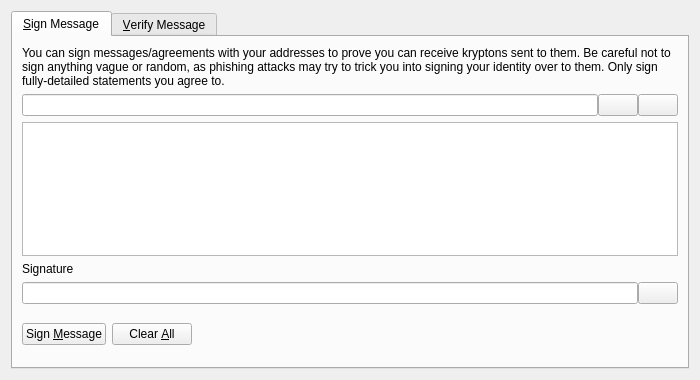
<?xml version="1.0" encoding="UTF-8"?>
<ui version="4.0">
 <class>SignVerifyMessageDialog</class>
 <widget class="QDialog" name="SignVerifyMessageDialog">
  <property name="geometry">
   <rect>
    <x>0</x>
    <y>0</y>
    <width>700</width>
    <height>380</height>
   </rect>
  </property>
  <property name="windowTitle">
   <string>Signatures - Sign / Verify a Message</string>
  </property>
  <property name="modal">
   <bool>true</bool>
  </property>
  <layout class="QVBoxLayout" name="verticalLayout">
   <item>
    <widget class="QTabWidget" name="tabWidget">
     <property name="currentIndex">
      <number>0</number>
     </property>
     <widget class="QWidget" name="tabSignMessage">
      <attribute name="title">
       <string>&amp;Sign Message</string>
      </attribute>
      <layout class="QVBoxLayout" name="verticalLayout_SM">
       <item>
        <widget class="QLabel" name="infoLabel_SM">
         <property name="text">
          <string>You can sign messages/agreements with your addresses to prove you can receive kryptons sent to them. Be careful not to sign anything vague or random, as phishing attacks may try to trick you into signing your identity over to them. Only sign fully-detailed statements you agree to.</string>
         </property>
         <property name="textFormat">
          <enum>Qt::PlainText</enum>
         </property>
         <property name="wordWrap">
          <bool>true</bool>
         </property>
        </widget>
       </item>
       <item>
        <layout class="QHBoxLayout" name="horizontalLayout_1_SM">
         <property name="spacing">
          <number>0</number>
         </property>
         <item>
          <widget class="QValidatedLineEdit" name="addressIn_SM">
           <property name="toolTip">
            <string>The Krypton address to sign the message with</string>
           </property>
          </widget>
         </item>
         <item>
          <widget class="QPushButton" name="addressBookButton_SM">
           <property name="toolTip">
            <string>Choose previously used address</string>
           </property>
           <property name="text">
            <string/>
           </property>
           <property name="icon">
            <iconset resource="../bitcoin.qrc">
             <normaloff>:/icons/address-book</normaloff>:/icons/address-book</iconset>
           </property>
           <property name="shortcut">
            <string>Alt+A</string>
           </property>
           <property name="autoDefault">
            <bool>false</bool>
           </property>
          </widget>
         </item>
         <item>
          <widget class="QPushButton" name="pasteButton_SM">
           <property name="toolTip">
            <string>Paste address from clipboard</string>
           </property>
           <property name="text">
            <string/>
           </property>
           <property name="icon">
            <iconset resource="../bitcoin.qrc">
             <normaloff>:/icons/editpaste</normaloff>:/icons/editpaste</iconset>
           </property>
           <property name="shortcut">
            <string>Alt+P</string>
           </property>
           <property name="autoDefault">
            <bool>false</bool>
           </property>
          </widget>
         </item>
        </layout>
       </item>
       <item>
        <widget class="QPlainTextEdit" name="messageIn_SM">
         <property name="toolTip">
          <string>Enter the message you want to sign here</string>
         </property>
        </widget>
       </item>
       <item>
        <widget class="QLabel" name="signatureLabel_SM">
         <property name="text">
          <string>Signature</string>
         </property>
         <property name="textFormat">
          <enum>Qt::PlainText</enum>
         </property>
        </widget>
       </item>
       <item>
        <layout class="QHBoxLayout" name="horizontalLayout_2_SM">
         <property name="spacing">
          <number>0</number>
         </property>
         <item>
          <widget class="QLineEdit" name="signatureOut_SM">
           <property name="font">
            <font>
             <italic>true</italic>
            </font>
           </property>
           <property name="readOnly">
            <bool>true</bool>
           </property>
          </widget>
         </item>
         <item>
          <widget class="QPushButton" name="copySignatureButton_SM">
           <property name="toolTip">
            <string>Copy the current signature to the system clipboard</string>
           </property>
           <property name="text">
            <string/>
           </property>
           <property name="icon">
            <iconset resource="../bitcoin.qrc">
             <normaloff>:/icons/editcopy</normaloff>:/icons/editcopy</iconset>
           </property>
           <property name="autoDefault">
            <bool>false</bool>
           </property>
          </widget>
         </item>
        </layout>
       </item>
       <item>
        <layout class="QHBoxLayout" name="horizontalLayout_3_SM">
         <item>
          <widget class="QPushButton" name="signMessageButton_SM">
           <property name="toolTip">
            <string>Sign the message to prove you own this Krypton address</string>
           </property>
           <property name="text">
            <string>Sign &amp;Message</string>
           </property>
           <property name="icon">
            <iconset resource="../bitcoin.qrc">
             <normaloff>:/icons/edit</normaloff>:/icons/edit</iconset>
           </property>
           <property name="autoDefault">
            <bool>false</bool>
           </property>
          </widget>
         </item>
         <item>
          <widget class="QPushButton" name="clearButton_SM">
           <property name="toolTip">
            <string>Reset all sign message fields</string>
           </property>
           <property name="text">
            <string>Clear &amp;All</string>
           </property>
           <property name="icon">
            <iconset resource="../bitcoin.qrc">
             <normaloff>:/icons/remove</normaloff>:/icons/remove</iconset>
           </property>
           <property name="autoDefault">
            <bool>false</bool>
           </property>
          </widget>
         </item>
         <item>
          <spacer name="horizontalSpacer_1_SM">
           <property name="orientation">
            <enum>Qt::Horizontal</enum>
           </property>
           <property name="sizeHint" stdset="0">
            <size>
             <width>40</width>
             <height>48</height>
            </size>
           </property>
          </spacer>
         </item>
         <item>
          <widget class="QLabel" name="statusLabel_SM">
           <property name="font">
            <font>
             <weight>75</weight>
             <bold>true</bold>
            </font>
           </property>
           <property name="text">
            <string/>
           </property>
           <property name="wordWrap">
            <bool>true</bool>
           </property>
          </widget>
         </item>
         <item>
          <spacer name="horizontalSpacer_2_SM">
           <property name="orientation">
            <enum>Qt::Horizontal</enum>
           </property>
           <property name="sizeHint" stdset="0">
            <size>
             <width>40</width>
             <height>48</height>
            </size>
           </property>
          </spacer>
         </item>
        </layout>
       </item>
      </layout>
     </widget>
     <widget class="QWidget" name="tabVerifyMessage">
      <attribute name="title">
       <string>&amp;Verify Message</string>
      </attribute>
      <layout class="QVBoxLayout" name="verticalLayout_VM">
       <item>
        <widget class="QLabel" name="infoLabel_VM">
         <property name="text">
          <string>Enter the receiver's address, message (ensure you copy line breaks, spaces, tabs, etc. exactly) and signature below to verify the message. Be careful not to read more into the signature than what is in the signed message itself, to avoid being tricked by a man-in-the-middle attack. Note that this only proves the signing party receives with the address, it cannot prove sendership of any transaction!</string>
         </property>
         <property name="textFormat">
          <enum>Qt::PlainText</enum>
         </property>
         <property name="alignment">
          <set>Qt::AlignLeading|Qt::AlignLeft|Qt::AlignTop</set>
         </property>
         <property name="wordWrap">
          <bool>true</bool>
         </property>
        </widget>
       </item>
       <item>
        <layout class="QHBoxLayout" name="horizontalLayout_1_VM">
         <property name="spacing">
          <number>0</number>
         </property>
         <item>
          <widget class="QValidatedLineEdit" name="addressIn_VM">
           <property name="toolTip">
            <string>The Krypton address the message was signed with</string>
           </property>
          </widget>
         </item>
         <item>
          <widget class="QPushButton" name="addressBookButton_VM">
           <property name="toolTip">
            <string>Choose previously used address</string>
           </property>
           <property name="text">
            <string/>
           </property>
           <property name="icon">
            <iconset resource="../bitcoin.qrc">
             <normaloff>:/icons/address-book</normaloff>:/icons/address-book</iconset>
           </property>
           <property name="shortcut">
            <string>Alt+A</string>
           </property>
           <property name="autoDefault">
            <bool>false</bool>
           </property>
          </widget>
         </item>
        </layout>
       </item>
       <item>
        <widget class="QPlainTextEdit" name="messageIn_VM"/>
       </item>
       <item>
        <widget class="QValidatedLineEdit" name="signatureIn_VM"/>
       </item>
       <item>
        <layout class="QHBoxLayout" name="horizontalLayout_2_VM">
         <item>
          <widget class="QPushButton" name="verifyMessageButton_VM">
           <property name="toolTip">
            <string>Verify the message to ensure it was signed with the specified Krypton address</string>
           </property>
           <property name="text">
            <string>Verify &amp;Message</string>
           </property>
           <property name="icon">
            <iconset resource="../bitcoin.qrc">
             <normaloff>:/icons/transaction_0</normaloff>:/icons/transaction_0</iconset>
           </property>
           <property name="autoDefault">
            <bool>false</bool>
           </property>
          </widget>
         </item>
         <item>
          <widget class="QPushButton" name="clearButton_VM">
           <property name="toolTip">
            <string>Reset all verify message fields</string>
           </property>
           <property name="text">
            <string>Clear &amp;All</string>
           </property>
           <property name="icon">
            <iconset resource="../bitcoin.qrc">
             <normaloff>:/icons/remove</normaloff>:/icons/remove</iconset>
           </property>
           <property name="autoDefault">
            <bool>false</bool>
           </property>
          </widget>
         </item>
         <item>
          <spacer name="horizontalSpacer_1_VM">
           <property name="orientation">
            <enum>Qt::Horizontal</enum>
           </property>
           <property name="sizeHint" stdset="0">
            <size>
             <width>40</width>
             <height>48</height>
            </size>
           </property>
          </spacer>
         </item>
         <item>
          <widget class="QLabel" name="statusLabel_VM">
           <property name="font">
            <font>
             <weight>75</weight>
             <bold>true</bold>
            </font>
           </property>
           <property name="text">
            <string/>
           </property>
           <property name="wordWrap">
            <bool>true</bool>
           </property>
          </widget>
         </item>
         <item>
          <spacer name="horizontalSpacer_2_VM">
           <property name="orientation">
            <enum>Qt::Horizontal</enum>
           </property>
           <property name="sizeHint" stdset="0">
            <size>
             <width>40</width>
             <height>48</height>
            </size>
           </property>
          </spacer>
         </item>
        </layout>
       </item>
      </layout>
     </widget>
    </widget>
   </item>
  </layout>
 </widget>
 <customwidgets>
  <customwidget>
   <class>QValidatedLineEdit</class>
   <extends>QLineEdit</extends>
   <header>qt/qvalidatedlineedit.h</header>
  </customwidget>
 </customwidgets>
 <resources>
  <include location="../bitcoin.qrc"/>
 </resources>
 <connections/>
</ui>
